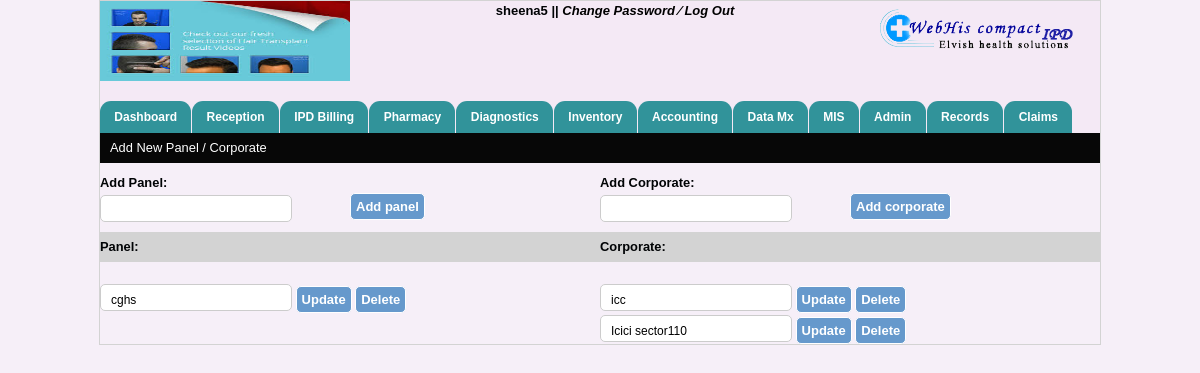
Page /pc-list.php (signed in) on the committed database.
### tables this page shows
CREATE TABLE IF NOT EXISTS `hospitals_info` (
  `hospital_name` varchar(40) NOT NULL,
  `hospital_add` varchar(40) NOT NULL,
  `hospital_email` varchar(40) NOT NULL,
  `hospital_helpline` int(40) NOT NULL,
  `hospital_fax` int(40) NOT NULL,
  `reception_no` varchar(100) NOT NULL,
  `ambulance_no` varchar(100) NOT NULL,
  `emergency_no` varchar(100) NOT NULL,
  `logo_path` varchar(200) NOT NULL,
  `img_path` varchar(200) NOT NULL
);

CREATE TABLE IF NOT EXISTS `panel` (
  `panel_id` int(11) NOT NULL AUTO_INCREMENT,
  `panel_name` varchar(60) NOT NULL,
  PRIMARY KEY (`panel_id`)
);

CREATE TABLE IF NOT EXISTS `corporate` (
  `corp_id` int(11) NOT NULL AUTO_INCREMENT,
  `corp_name` varchar(60) NOT NULL,
  PRIMARY KEY (`corp_id`)
);

### pc-list.php (the view, shortened to what this page needs)
<?php
include("header.php");
include("menubar.php");
?>
<div class="miscel_charge" style="height:20px; margin-bottom:2px; color:#FFF;"> Add New Panel / Corporate</div>
 <form method="post" action="pc-list.php" style="margin-top:10px;">
     <div style="width:100%; margin:0 auto; height:5px;">
        <div style="width:50%; float:left"><strong>Add Panel: </strong></div>
        <div style="width:50%; float:left"><strong>Add Corporate: </strong></div>
    </div>
        <div style="width:100%; margin:0px auto; padding:8px 0px">
            <div style="width:50%; float:left">
                <div style="width:50%; float:left"><input type="text" name="panel"></div>
                <div style="width:50%; float:left"><input type="submit" name="sub" value="Add panel" class="btn"></div>
            </div>
            <div style="width:50%; float:right">
                <div style="width:50%; float:left"><input type="text" name="corp"></div>
                <div style="width:50%; float:left"><input type="submit" name="sub" value="Add corporate" class="btn"></div>
            </div>
    </div>
</form>
<div class="cls" style="padding:5px 0px;"></div>
<div style="width:100%; margin:0 auto; height:20px; padding:5px 0px; background:lightgray">
        <div style="width:50%; float:left"><strong> Panel: </strong></div>
        <div style="width:50%; float:left"><strong> Corporate: </strong></div>
    </div>
<?php
$sql=  mysql_query("select * from panel");
while ($dat=  mysql_fetch_array($sql)) {
?>
<div style="width:100%; margin:0px auto; padding:0px 0px 0px 0px; ">
        <form method="post" action="pc-list.php" style="margin-top:20px;">
            <div style="width:50%; float:left">
                    <input type="text" value="<?php echo $dat['panel_name']; ?>" name="panel">
                    <input type="submit" name="upp" value="Update" class="btn">
                    <input type="submit" name="delp" value="Delete" class="btn">
            </div>
</form>
<?php } ?>
<?php
   $sql=  mysql_query("select * from corporate");
   while ($cda=  mysql_fetch_array($sql)) {
?>
        <form method="post">
        <div style="width:50%; float:right">
                  <input type="text" name="corp" value="<?php echo $cda['corp_name'];?>">
                  <input type="submit" name="upc" value="Update" class="btn">
                  <input type="submit" name="delc" value="Delete" class="btn">
        </div>
    </div>
<?php
}
?>

### header.php (shortened to what this page needs)
<!DOCTYPE html PUBLIC "-//W3C//DTD XHTML 1.0 Transitional//EN" "http://www.w3.org/TR/xhtml1/DTD/xhtml1-transitional.dtd">
<html xmlns="http://www.w3.org/1999/xhtml">
<head>
    <link rel="stylesheet" href="includes1/searchStyle.css" type="text/css">
    <link rel="stylesheet" href="includes2/searchStyle.css" type="text/css">
    <link rel="stylesheet" href="includesConsumable/searchStyle.css" type="text/css">
    <link rel="stylesheet" href="includesMedicine/searchStyle.css" type="text/css">
    <link rel="stylesheet" href="includesAd/searchStyle.css" type="text/css">
    <link rel="stylesheet" href="includesCo/searchStyle.css" type="text/css">
	<link rel="stylesheet" href="patient-css.css" type="text/css">
    <link rel="stylesheet" href="includesOt/searchStyle.css" type="text/css">
    <link rel="stylesheet" href="includesIp/searchStyle.css" type="text/css">
    <link rel="stylesheet" href="includesCoP/searchStyle.css" type="text/css">
    <link rel="stylesheet" href="includesVp/searchStyle.css" type="text/css">
    <link rel="stylesheet" href="includesVpP/searchStyle.css" type="text/css">
    <link rel="stylesheet" href="includesD/searchStyle.css" type="text/css">
    <link rel="stylesheet" href="includesDs/searchStyle.css" type="text/css">
    <link rel="stylesheet" href="includesR/searchStyle.css" type="text/css">
    <link rel="stylesheet" href="includesDi/searchStyle.css" type="text/css">
<link rel="stylesheet" type="text/css" href="css/doc.css" />
<link rel="stylesheet" type="text/css" href="css/jquery.timeentry.css" />
<link rel="stylesheet" type="text/css" href="css/jquery.timepicker.css" />
<link rel="stylesheet" type="text/css" href="css/jquey-ui.css" />
<link rel="stylesheet" type="text/css" href="css/login-code.css" />
<link rel="stylesheet" type="text/css" href="css/mainstyle.css" />
<link rel="stylesheet" type="text/css" href="css/style_by.css" />
<link rel="stylesheet" type="text/css" href="css/tabcode.css" />
<link rel="stylesheet" type="text/css" href="css/tab-code.css" />
<link rel="stylesheet" type="text/css" href="css/patient-css.css" />
</head>
<body>
<div id="container">
	<div id="header" style="background:rgba(243, 232, 245, 0.67); width:1000px;">
    	<div id="logo_side">
        	<?php
				$data=mysql_query("select * from hospitals_info");
				$info=mysql_fetch_array($data);
                                echo '<img src="'.$info['logo_path'].'" height="100"/>';
                                ?>
        </div>
        	<div class="welcome" style="width:530px;">
            <span id="sign">
                <?php echo $_SESSION['uname']; echo $_SESSION['uid'];  ?> ||
            	<a href="#">Change Password </a>
                <a href="#">&frasl;</a>
                <a href="log_out.php" onclick="disableBackButton()">Log Out</a>
             </span>
            </div>
        <div id="sign_in_up">
             <div id="power_by"><img src="image/logo.png" align="left"/></div>
        </div>
    </div>

### includesConsumable/searchStyle.css (style rules this page uses)
body { font-family:Arial, Helvetica, sans-serif; font-size:11px; color:000; }

### includesCo/searchStyle.css (style rules this page uses)
body { font-family:Arial, Helvetica, sans-serif; font-size:11px; color:000; }

### includesOt/searchStyle.css (style rules this page uses)
body { font-family:Arial, Helvetica, sans-serif; font-size:11px; color:000; }

### includesIp/searchStyle.css (style rules this page uses)
body { font-family:Arial, Helvetica, sans-serif; font-size:11px; color:000; }

### includesCoP/searchStyle.css (style rules this page uses)
body { font-family:Arial, Helvetica, sans-serif; font-size:11px; color:000; }

### includesVp/searchStyle.css (style rules this page uses)
body { font-family:Arial, Helvetica, sans-serif; font-size:11px; color:000; }

### includesVpP/searchStyle.css (style rules this page uses)
body { font-family:Arial, Helvetica, sans-serif; font-size:11px; color:000; }

### includesD/searchStyle.css (style rules this page uses)
body { font-family:Arial, Helvetica, sans-serif; font-size:11px; color:000; }

### includesDs/searchStyle.css (style rules this page uses)
body { font-family:Arial, Helvetica, sans-serif; font-size:11px; color:000; }

### includesR/searchStyle.css (style rules this page uses)
body { font-family:Arial, Helvetica, sans-serif; font-size:11px; color:000; }

### includesDi/searchStyle.css (style rules this page uses)
body { font-family:Arial, Helvetica, sans-serif; font-size:11px; color:000; }

### css/doc.css (style rules this page uses)
body { margin:0; padding:0; font-size:80.5%; font-family:Arial,'Lucida sans unicode'; line-height:20px; text-align:left; width:100%; color:#000305; }
* { margin:0px; padding:0px; }
a { text-decoration:none; }
div, table, h1, h2, h3, h4, h5, h6, span, tr, td, img, form { margin:0px; padding:0px; border:none; }
#container { margin:0px auto; padding:0px; width:1000px; border:1px solid lightgray; }
#container #header { height:85px; width:1000px; margin:0 auto; }
#container #header #logo_side { width:25%; float:left; }
.welcome { float:left; width:55%; text-align:center; }
#container #header #logo_side img { width:150px; height:80px; margin-top:0px; padding:0px; }
#container #header #sign_in_up { width:20%; float:left; margin-top:0.5%; }

### css/login-code.css (style rules this page uses)
input[type="text"],input[type="password"],input[type="date"] { width: 170px; height: 25px; padding: 5px 10px 0px 10px; margin:2px 0 0px 0; background:#FFF; border-radius: 5px; -moz-border-radius: 5px; -webkit-border-radius: 5px; font-family:Arial, Arial, Helvetica, sans-serif; font-size: 14px; color:#000; border:1px solid #CCC; }

### css/mainstyle.css (style rules this page uses)
body { background:rgba(243, 232, 245, 0.67); margin:0px; padding:0px width:100%; }
html { width:100%; }
.cls { clear:both; }
* { margin:0px; padding:0px; }
* { font:Georgia, "Times New Roman", Times, serif }

### css/style_by.css (style rules this page uses)
* { margin:0px; padding:0px; }
a { text-decoration:none; }
div, table, h1, h2, h3, h4, h5, h6, span, tr, td, img, form { margin:0px; padding:0px; border:none; }
#container { margin:0px auto; padding:0px; width:1000px; border:1px solid lightgray; }
#container #header { height:100px; width:1000px; margin:0 auto; }
#container #header #logo_side { width:25%; float:left; }
.welcome { float:left; width:55%; text-align:center; font-weight:700; font-size:13px; }
.welcome #sign a { color:#000; font-style:italic }
#container #header #logo_side img { width:100%; }
#container #header #sign_in_up { width:20%; float:left; margin-top:0.5%; }
.btn { background:#6699cc; color:#FFFFFF !important; font-size:13px; padding:5px; cursor:pointer; border:1px solid #FFF; border-radius:5px; font-weight:700; }
input[type="text"] { height:20px; border:1px solid #CCC; border-radius:5px; font-size:12px; font-weight:300; }
.miscel_charge { padding:5px 1%; background:#070707; }

### rows in the picture
hospitals_info: logo_path (picture)
panel: panel "cghs"
corporate: corp "icc"
corporate: corp "Icici sector110"

### other values in the picture
$_SESSION['uname'] "sheena"
$_SESSION['uid'] "5"
